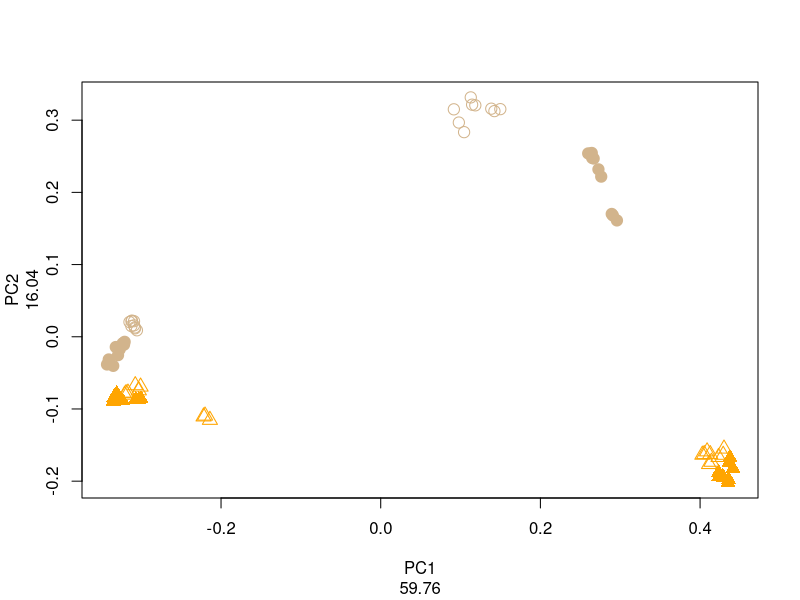

R code for this plot:
tab=read.table("bray_curtis_tab.txt",header=T)

xx=grep("(NC|LP)_(SF|CAS)_(R|M)",rownames(tab))

bc_bac=tab[xx,xx]
pcoa_bac <- cmdscale(bc_bac, k=2, eig=T)
bac_v1=format(100*pcoa_bac$eig[1]/sum(pcoa_bac$eig),digits=4)
bac_v2=format(100*pcoa_bac$eig[2]/sum(pcoa_bac$eig),digits=4)

dev.new(height=4.208145,width=4.253394)

plot(pcoa_bac$points[,1],pcoa_bac$points[,2],cex=0.5,col="white",xlab=c("PC1",bac_v1),ylab=c("PC2",bac_v2))

aa_0=grep("NC_SF_R",row.names(bc_bac),perl=T)
aa_1=grep("LP_SF_R",row.names(bc_bac),perl=T)
aa_2=grep("LP_SF_M",row.names(bc_bac),perl=T)
aa_3=grep("NC_SF_M",row.names(bc_bac),perl=T)
points(pcoa_bac$points[aa_0,1],pcoa_bac$points[aa_0,2],pch=1,col="tan",cex=1.5)
points(pcoa_bac$points[aa_1,1],pcoa_bac$points[aa_1,2],pch=19,col="tan",cex=1.5)
points(pcoa_bac$points[aa_2,1],pcoa_bac$points[aa_2,2],pch=17,col="orange",cex=1.5)
points(pcoa_bac$points[aa_3,1],pcoa_bac$points[aa_3,2],pch=2,col="orange",cex=1.5)

aa_4=grep("NC_CAS_R",row.names(bc_bac),perl=T)
aa_5=grep("LP_CAS_R",row.names(bc_bac),perl=T)
aa_6=grep("LP_CAS_M",row.names(bc_bac),perl=T)
aa_7=grep("NC_CAS_M",row.names(bc_bac),perl=T)
points(pcoa_bac$points[aa_4,1],pcoa_bac$points[aa_4,2],pch=1,col="tan",cex=1.5)
points(pcoa_bac$points[aa_5,1],pcoa_bac$points[aa_5,2],pch=19,col="tan",cex=1.5)
points(pcoa_bac$points[aa_6,1],pcoa_bac$points[aa_6,2],pch=17,col="orange",cex=1.5)
points(pcoa_bac$points[aa_7,1],pcoa_bac$points[aa_7,2],pch=2,col="orange",cex=1.5)